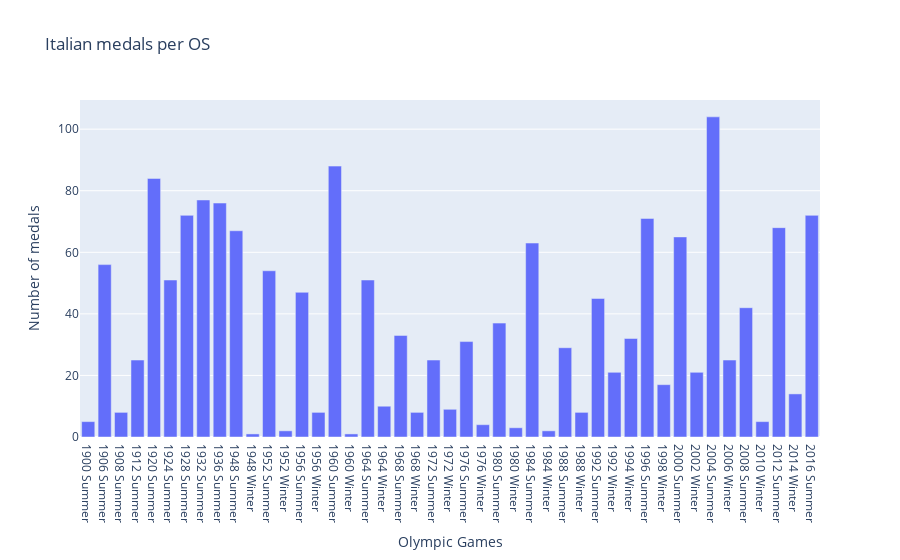

Notebook source saved alongside this figure:
### Markdown cell above
Italian medals per Olympic games:

### Code cell
medals_per_games = (italydf_anon[italydf_anon['Medal'].notnull()]['Games'].value_counts().sort_index().reset_index())

medals_per_games.columns = ['Games', 'Count']

fig_medals_per_games = px.bar(
    medals_per_games,
    x='Games',
    y='Count',
    title="Italian medals per OS",
    labels={'Games': 'Olympic Games', 'Count': 'Number of medals'}
)

fig_medals_per_games.show()

### Figure 1 — Plotly figure (JSON) as saved in the notebook; plotly's stock layout.template omitted (floating-point values rounded to 4 significant figures)
{"data": [{"hovertemplate": "Olympic Games=%{x}<br>Number of medals=%{y}<extra></extra>", "legendgroup": "", "marker": {"color": "#636efa", "pattern": {"shape": ""}}, "name": "", "orientation": "v", "showlegend": false, "textposition": "auto", "type": "bar", "x": ["1900 Summer", "1906 Summer", "1908 Summer", "1912 Summer", "1920 Summer", "1924 Summer", "1928 Summer", "1932 Summer", "1936 Summer", "1948 Summer", "1948 Winter", "1952 Summer", "1952 Winter", "1956 Summer", "1956 Winter", "1960 Summer", "1960 Winter", "1964 Summer", "1964 Winter", "1968 Summer", "1968 Winter", "1972 Summer", "1972 Winter", "1976 Summer", "1976 Winter", "1980 Summer", "1980 Winter", "1984 Summer", "1984 Winter", "1988 Summer", "1988 Winter", "1992 Summer", "1992 Winter", "1994 Winter", "1996 Summer", "1998 Winter", "2000 Summer", "2002 Winter", "2004 Summer", "2006 Winter", "2008 Summer", "2010 Winter", "2012 Summer", "2014 Winter", "2016 Summer"], "xaxis": "x", "y": [5, 56, 8, 25, 84, 51, 72, 77, 76, 67, 1, 54, 2, 47, 8, 88, 1, 51, 10, 33, 8, 25, 9, 31, 4, 37, 3, 63, 2, 29, 8, 45, 21, 32, 71, 17, 65, 21, 104, 25, 42, 5, 68, 14, 72], "yaxis": "y"}], "layout": {"barmode": "relative", "legend": {"tracegroupgap": 0}, "title": {"text": "Italian medals per OS"}, "xaxis": {"anchor": "y", "domain": [0, 1], "title": {"text": "Olympic Games"}}, "yaxis": {"anchor": "x", "domain": [0, 1], "title": {"text": "Number of medals"}}}}
